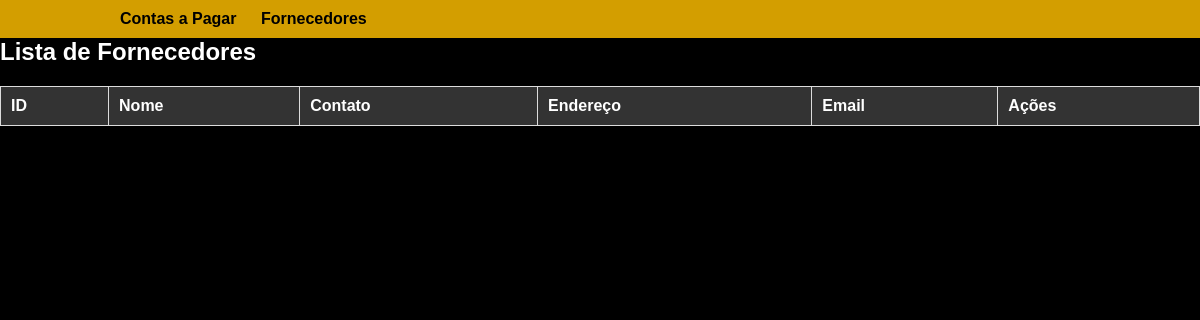
/fornecedores, run on an earlier commit of the app's database.
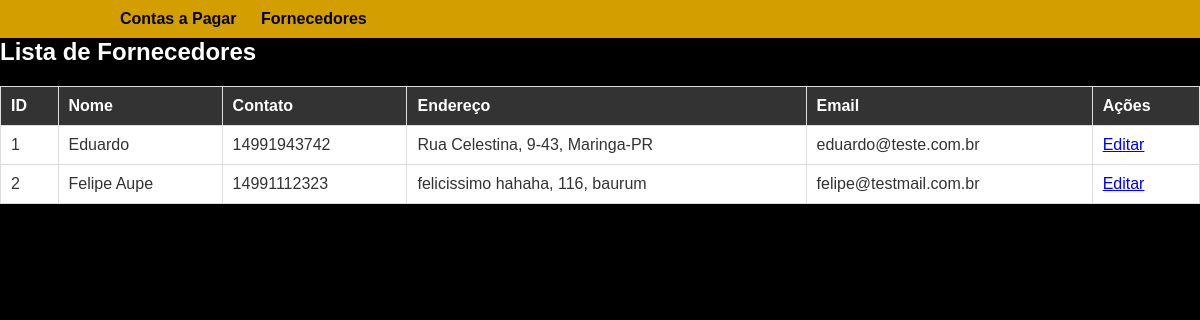
And on a later commit of the database.
### models/__init__.py (models this page shows, shortened)
class Fornecedores(db.Model):
    id_fornecedor = db.Column(db.Integer, primary_key=True)
    nome_fornecedor = db.Column(db.String(100), nullable=False)
    contato_fornecedor = db.Column(db.String(50))
    endereco_fornecedor = db.Column(db.String(200))
    email_fornecedor = db.Column(db.String(50))

### routes/fornecedores.py (the view)
@fornecedores_bp.route('/fornecedores', methods=['GET', 'POST'])
def listar_fornecedores():
    form = FornecedorForm()
    fornecedores = Fornecedores.query.all()
    return render_template('fornecedores/fornecedores.html',
                           fornecedores=fornecedores,
                           form=form)

### templates/fornecedores/fornecedores.html
{% extends 'layout.html' %}
{% block content %}
    <h2>Lista de Fornecedores</h2>
    <table class="table">
        <thead>
            <tr>
                <th>ID</th>
                <th>Nome</th>
                <th>Contato</th>
                <th>Endereço</th>
                <th>Email</th>
                <th>Ações</th>
            </tr>
        </thead>
        <tbody>
            {% for fornecedor in fornecedores %}
                <tr>
                    <td>{{ fornecedor.id_fornecedor }}</td>
                    <td>{{ fornecedor.nome_fornecedor }}</td>
                    <td>{{ fornecedor.contato_fornecedor }}</td>
                    <td>{{ fornecedor.endereco_fornecedor }}</td>
                    <td>{{ fornecedor.email_fornecedor }}</td>
                    <td>
                        <a href="{{ url_for('fornecedores.editar_fornecedor', id=fornecedor.id_fornecedor) }}">Editar</a>
                    </td>
                </tr>
            {% endfor %}
        </tbody>
    </table>
{% endblock %}

### templates/layout.html (shortened to what this page needs)
<!DOCTYPE html>
<html lang="en">
<head>
    <link rel="stylesheet" href="{{ url_for('static', filename='css/style.css') }}">
</head>
<body>
    <nav class="navbar">
        <div class="container">
            <ul class="nav">
                <li class="submenu">
                    <a href="{{ url_for('contas_pagar.listar_contas_pagar') }}">Contas a Pagar</a>
                </li>
                <li class="submenu">
                    <a href="{{ url_for('fornecedores.listar_fornecedores') }}">Fornecedores</a>
                </li>
            </ul>
        </div>
    </nav>
    <div class="conteudo">
        {% block content %}{% endblock %}
    </div>
</body>
</html>

### static/css/style.css (style rules this page uses)
body, h1, h2, h3, p, ul, li { margin: 0; padding: 0; }
body { font-family: Arial, sans-serif; background-color: #000; color: #fff; margin: 0; padding: 0; }
.container { width: 80%; margin: 0 auto; }
nav { background-color: rgba(253, 190, 0, 0.835); padding: 10px 0; }
nav ul { list-style-type: none; }
nav ul li { display: inline; margin-right: 20px; }
nav a { color: #000; text-decoration: none; font-weight: bold; }
.submenu { position: relative; }
.table { width: 100%; border-collapse: collapse; margin-top: 20px; font-family: 'Arial', sans-serif; }
.table th, .table td { border: 1px solid #ddd; padding: 10px; text-align: left; font-family: 'Arial', sans-serif; }
.table th { background-color: #333; color: #fff; }
.table td { background-color: #fff; color: #333; }

What changed in the data, as far as the page shows it:
added Fornecedores: id_fornecedor "1", nome_fornecedor "Eduardo", contato_fornecedor "14991943742", endereco_fornecedor "Rua Celestina, 9-43, Maringa-PR", email_fornecedor "eduardo@teste.com.br"
added Fornecedores: id_fornecedor "2", nome_fornecedor "Felipe Aupe", contato_fornecedor "14991112323", endereco_fornecedor "felicissimo hahaha, 116, baurum", email_fornecedor "felipe@testmail.com.br"
